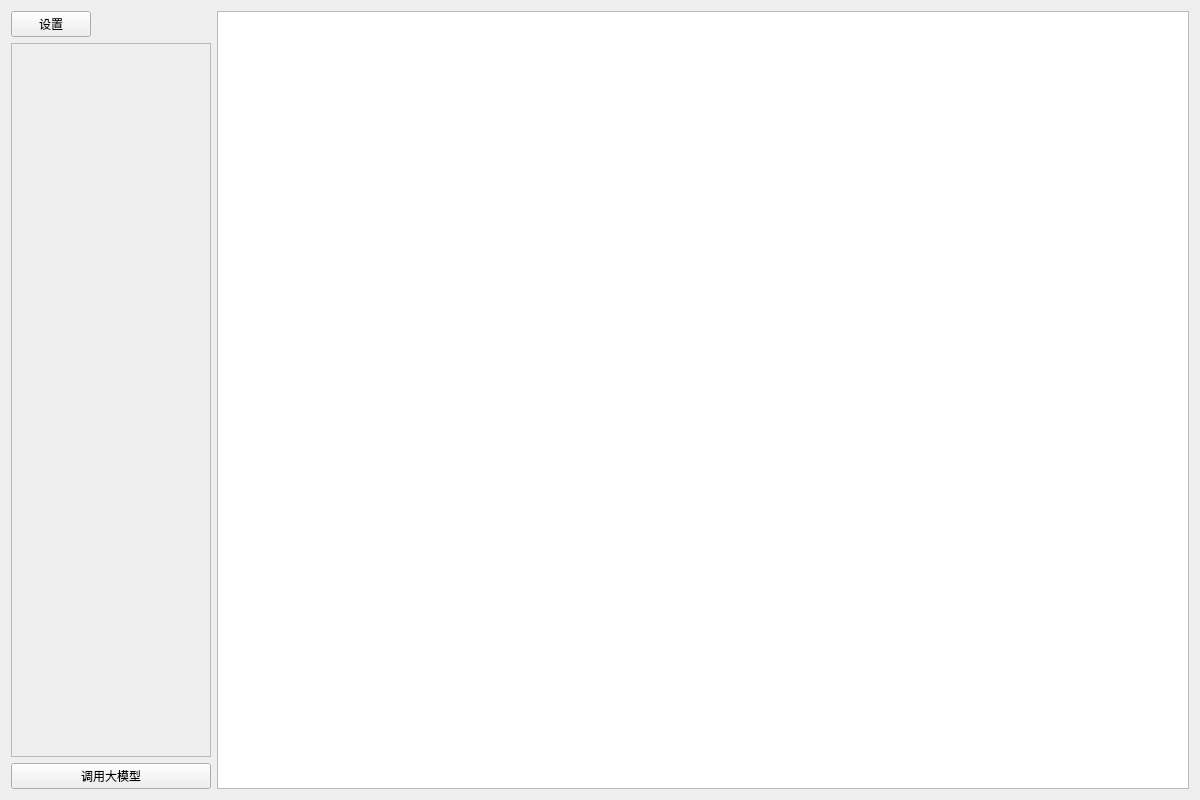
<?xml version="1.0" encoding="UTF-8"?>
<ui version="4.0">
 <class>show</class>
 <widget class="QWidget" name="show">
  <property name="geometry">
   <rect>
    <x>0</x>
    <y>0</y>
    <width>1200</width>
    <height>800</height>
   </rect>
  </property>
  <property name="windowTitle">
   <string>Form</string>
  </property>
  <layout class="QHBoxLayout" name="horizontalLayout_2">
   <item>
    <layout class="QVBoxLayout" name="verticalLayout">
     <property name="sizeConstraint">
      <enum>QLayout::SetMinimumSize</enum>
     </property>
     <item>
      <layout class="QHBoxLayout" name="toolbarLayout">
       <item>
        <widget class="QPushButton" name="settingsButton">
         <property name="sizePolicy">
          <sizepolicy hsizetype="Fixed" vsizetype="Fixed">
           <horstretch>0</horstretch>
           <verstretch>0</verstretch>
          </sizepolicy>
         </property>
         <property name="minimumSize">
          <size>
           <width>60</width>
           <height>25</height>
          </size>
         </property>
         <property name="text">
          <string>设置</string>
         </property>
        </widget>
       </item>
       <item>
        <spacer name="horizontalSpacer">
         <property name="orientation">
          <enum>Qt::Horizontal</enum>
         </property>
         <property name="sizeHint" stdset="0">
          <size>
           <width>40</width>
           <height>20</height>
          </size>
         </property>
        </spacer>
       </item>
      </layout>
     </item>
     <item>
      <widget class="QScrollArea" name="scrollArea">
       <property name="sizePolicy">
        <sizepolicy hsizetype="Minimum" vsizetype="Expanding">
         <horstretch>0</horstretch>
         <verstretch>0</verstretch>
        </sizepolicy>
       </property>
       <property name="minimumSize">
        <size>
         <width>200</width>
         <height>0</height>
        </size>
       </property>
       <property name="maximumSize">
        <size>
         <width>300</width>
         <height>16777215</height>
        </size>
       </property>
       <property name="widgetResizable">
        <bool>true</bool>
       </property>
       <widget class="QWidget" name="scrollAreaWidgetContents">
        <layout class="QVBoxLayout" name="scrollLayout"/>
       </widget>
      </widget>
     </item>
     <item>
      <widget class="QPushButton" name="pushButton">
       <property name="text">
        <string>调用大模型</string>
       </property>
      </widget>
     </item>
    </layout>
   </item>
   <item>
    <widget class="QTextEdit" name="textEdit">
     <property name="sizePolicy">
      <sizepolicy hsizetype="Expanding" vsizetype="Expanding">
       <horstretch>1</horstretch>
       <verstretch>0</verstretch>
      </sizepolicy>
     </property>
    </widget>
   </item>
  </layout>
 </widget>
 <resources/>
 <connections/>
</ui>
